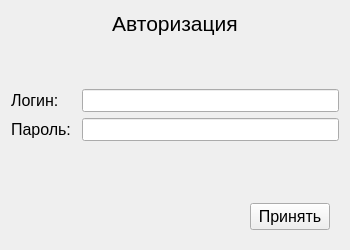
<?xml version="1.0" encoding="UTF-8"?>
<ui version="4.0">
 <class>SignIn</class>
 <widget class="QWidget" name="SignIn">
  <property name="geometry">
   <rect>
    <x>0</x>
    <y>0</y>
    <width>350</width>
    <height>250</height>
   </rect>
  </property>
  <property name="windowTitle">
   <string>Form</string>
  </property>
  <property name="whatsThis">
   <string>&lt;html&gt;&lt;head/&gt;&lt;body&gt;&lt;p&gt;&lt;span style=&quot; font-size:10pt;&quot;&gt;Если у вас нет учетной записи вернитесь в предыдущее меню и зарегистрируйтесь.&lt;/span&gt;&lt;/p&gt;&lt;/body&gt;&lt;/html&gt;</string>
  </property>
  <layout class="QVBoxLayout" name="verticalLayout">
   <item>
    <widget class="QLabel" name="label">
     <property name="font">
      <font>
       <pointsize>16</pointsize>
      </font>
     </property>
     <property name="text">
      <string>Авторизация</string>
     </property>
     <property name="alignment">
      <set>Qt::AlignCenter</set>
     </property>
    </widget>
   </item>
   <item>
    <layout class="QFormLayout" name="formLayout">
     <item row="0" column="0" colspan="2">
      <spacer name="verticalSpacer_2">
       <property name="orientation">
        <enum>Qt::Vertical</enum>
       </property>
       <property name="sizeHint" stdset="0">
        <size>
         <width>20</width>
         <height>40</height>
        </size>
       </property>
      </spacer>
     </item>
     <item row="1" column="0">
      <widget class="QLabel" name="label_2">
       <property name="font">
        <font>
         <pointsize>12</pointsize>
        </font>
       </property>
       <property name="text">
        <string>Логин: </string>
       </property>
      </widget>
     </item>
     <item row="1" column="1">
      <widget class="QLineEdit" name="Llogin">
       <property name="font">
        <font>
         <pointsize>10</pointsize>
        </font>
       </property>
      </widget>
     </item>
     <item row="2" column="0">
      <widget class="QLabel" name="label_3">
       <property name="font">
        <font>
         <pointsize>12</pointsize>
        </font>
       </property>
       <property name="text">
        <string>Пароль: </string>
       </property>
      </widget>
     </item>
     <item row="2" column="1">
      <widget class="QLineEdit" name="LPass">
       <property name="font">
        <font>
         <pointsize>10</pointsize>
        </font>
       </property>
      </widget>
     </item>
     <item row="3" column="0" colspan="2">
      <spacer name="verticalSpacer">
       <property name="orientation">
        <enum>Qt::Vertical</enum>
       </property>
       <property name="sizeHint" stdset="0">
        <size>
         <width>20</width>
         <height>40</height>
        </size>
       </property>
      </spacer>
     </item>
    </layout>
   </item>
   <item>
    <layout class="QHBoxLayout" name="horizontalLayout" stretch="0,0">
     <property name="spacing">
      <number>9</number>
     </property>
     <property name="leftMargin">
      <number>9</number>
     </property>
     <property name="topMargin">
      <number>9</number>
     </property>
     <property name="rightMargin">
      <number>9</number>
     </property>
     <property name="bottomMargin">
      <number>9</number>
     </property>
     <item>
      <spacer name="horizontalSpacer">
       <property name="orientation">
        <enum>Qt::Horizontal</enum>
       </property>
       <property name="sizeHint" stdset="0">
        <size>
         <width>40</width>
         <height>20</height>
        </size>
       </property>
      </spacer>
     </item>
     <item>
      <widget class="QPushButton" name="accept">
       <property name="font">
        <font>
         <pointsize>12</pointsize>
        </font>
       </property>
       <property name="text">
        <string>Принять</string>
       </property>
      </widget>
     </item>
    </layout>
   </item>
  </layout>
 </widget>
 <resources/>
 <connections>
  <connection>
   <sender>accept</sender>
   <signal>clicked()</signal>
   <receiver>SignIn</receiver>
   <slot>accept()</slot>
   <hints>
    <hint type="sourcelabel">
     <x>325</x>
     <y>266</y>
    </hint>
    <hint type="destinationlabel">
     <x>190</x>
     <y>148</y>
    </hint>
   </hints>
  </connection>
 </connections>
 <slots>
  <slot>accept()</slot>
 </slots>
</ui>
